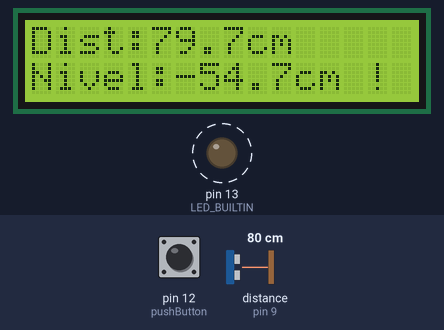
Recording of a sketch running on a simulated Arduino Uno, built with avr-gcc and run on an emulated ATmega328P. Parts: 16×2 character LCD, output pins drawn as LEDs (lit = HIGH). Wiring (inferred from the names in the program): ultrasonic range finder: trigger pin 10; echo pin 9. Dashed ring = blinking. The inputs (shaded band) are chosen by the test bench; at power-on: distance to the obstacle (sensor on pin 9) 80 cm, pin 12 (pushButton) LOW. The echo pulse lasts 58.3 µs per cm; pins used as bus, display or sensor lines are not drawn; what the sketch prints to the serial monitor is not drawn.

Above: at 7.3 s.
7.4 s: distance to the obstacle (sensor on pin 9) set to 28 cm
At 7.71 s:
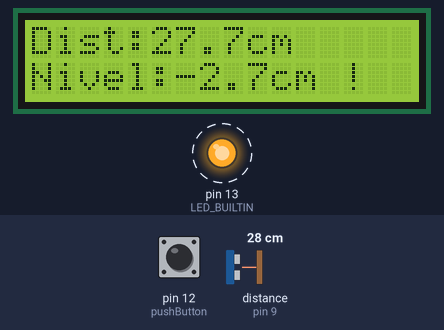
10.9 s: distance to the obstacle (sensor on pin 9) set to 23 cm
At 12.5 s:
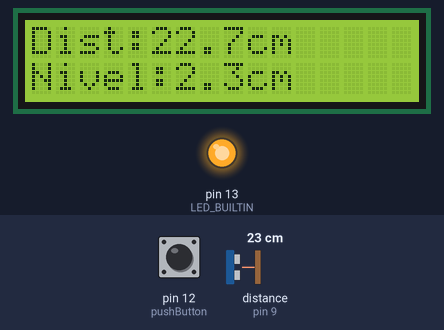
12.8 s: pin 12 (pushButton) pulled HIGH for 0.45 s
At 14.0 s:
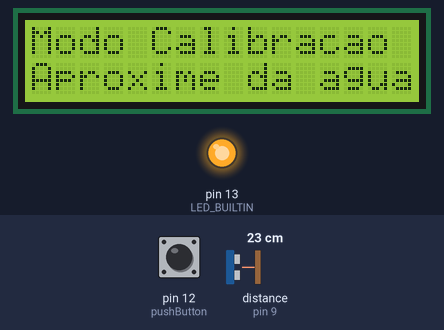
16.1 s: pin 12 (pushButton) pulled HIGH for 3.2 s
At 16.4 s:
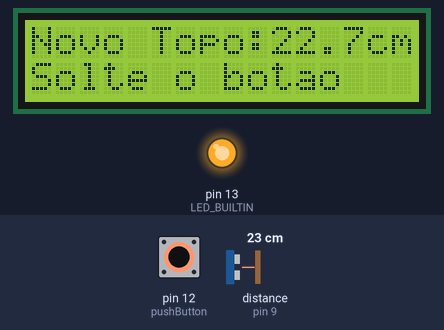
21.0 s: distance to the obstacle (sensor on pin 9) set to 21 cm
At 21.6 s:
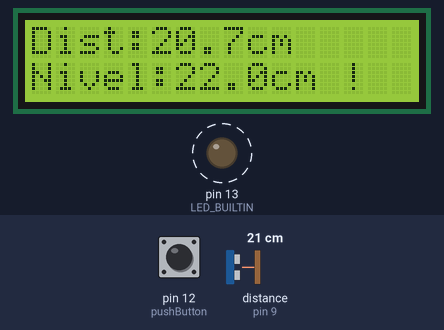
22.7 s: pin 12 (pushButton) pulled HIGH for 1 s
At 25.8 s:
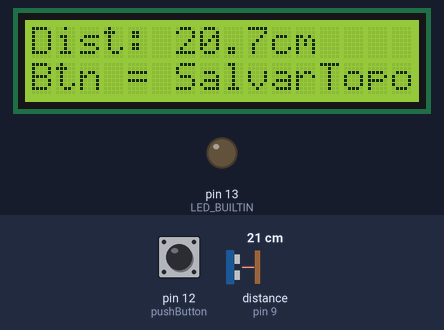
Timing chart, 0 to 27.3 s (numbered marks = the images above; inputs shaded):
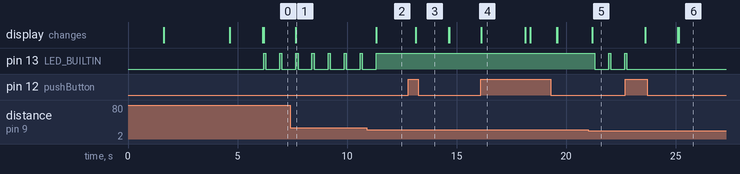

The sketch:

projectFLowMeter_v3.1.ino
```cpp
#include <Wire.h>
#include <LiquidCrystal_I2C.h>

#define ECHO 9
#define TRIGGER 10
#define TEMPO_AMOSTRAGEM 500
#define PULSO_TRIGGER 1
#define pushButton 12

int duracaoPulso;
float distancia;
float nivelDaAgua;
bool fora;
bool calibrando = false;

// Valor inicial (pode ser recalibrado)
float DISTANCIA_TOPO = 5;
const int ALTURA_MAXIMA = 20;

// LCD
LiquidCrystal_I2C lcd(0x27, 16, 2);

void setup() {
    pinMode(TRIGGER, OUTPUT);
    pinMode(ECHO, INPUT);
    pinMode(LED_BUILTIN, OUTPUT);
    pinMode(pushButton, INPUT);

    Serial.begin(9600);

    lcd.init();
    lcd.backlight();

    lcd.setCursor(0, 0);
    lcd.print("Ind. de Nivel");
    lcd.setCursor(0, 1);
    lcd.print("Ultrassonico LI");
    delay(1500);
    lcd.clear();

    lcd.setCursor(0, 0);
    lcd.print("(!) indica valor");
    lcd.setCursor(0, 1);
    lcd.print("fora do Span");
    delay(3000);
    lcd.clear();

    lcd.setCursor(0, 0);
    lcd.print("Ind. de Nivel");
    lcd.setCursor(0, 1);
    lcd.print("Iniciando...");
    delay(1500);
    lcd.clear();
}

void loop() {

    // Pressionou o botão → entra ou sai do modo de calibração
    Serial.println(digitalRead(pushButton));
    if (digitalRead(pushButton) == HIGH) {
        delay(200); // debounce
        calibrando = !calibrando;
        lcd.clear();

        if (calibrando) {
            lcd.setCursor(0, 0);
            lcd.print("Modo Calibracao");
            lcd.setCursor(0, 1);
            lcd.print("Aproxime da agua");
            delay(1500);
            lcd.clear();
        } else {
            lcd.setCursor(0, 0);
            lcd.print("Calibracao OK");
            lcd.setCursor(0, 1);
            lcd.print("Voltando...");
            delay(1200);
            lcd.clear();
        }
    }

    // ---- MODO CALIBRACAO ----
    if (calibrando) {
        modoCalibracao();
        return; // Não roda o modo normal
    }

    // ---- MODO NORMAL ----
    medirDistancia();
    atualizarLCD();
    controlarLED();
    delay(TEMPO_AMOSTRAGEM);
}


// =============================================================
// ==================== FUNÇÃO DE CALIBRAÇÃO ===================
// =============================================================

void modoCalibracao() {

    medirDistancia();

    lcd.setCursor(0, 0);
    lcd.print("Dist: ");
    lcd.print(distancia, 1);
    lcd.print("cm    ");

    lcd.setCursor(0, 1);
    lcd.print("Btn = SalvarTopo");

    // Se apertar o botão → salva como nova DISTANCIA_TOPO
    if (digitalRead(pushButton) == HIGH) {
        DISTANCIA_TOPO = distancia;
        lcd.clear();
        lcd.setCursor(0, 0);
        lcd.print("Novo Topo:");
        lcd.print(DISTANCIA_TOPO, 1);
        lcd.print("cm");

        lcd.setCursor(0, 1);
        lcd.print("Solte o botao");
        delay(2000);
        lcd.clear();
    }
}


// =============================================================
// ================= FUNÇÕES DE MEDIÇÃO / LCD ==================
// =============================================================

void medirDistancia() {

    // Trigger
    digitalWrite(TRIGGER, LOW);
    delayMicroseconds(2);
    digitalWrite(TRIGGER, HIGH);
    delay(PULSO_TRIGGER);
    digitalWrite(TRIGGER, LOW);

    duracaoPulso = pulseIn(ECHO, HIGH, 30000);

    if (duracaoPulso == 0) {
        distancia = 0;
        nivelDaAgua = 0;
        fora = true;
        return;
    }

    distancia = 0.01716 * duracaoPulso;
    float distanciaAteAgua = distancia - DISTANCIA_TOPO;
    nivelDaAgua = ALTURA_MAXIMA - distanciaAteAgua;

    if (nivelDaAgua < 0 || nivelDaAgua > ALTURA_MAXIMA) {
        fora = true;
    } else {
        fora = false;
    }
}

void atualizarLCD() {
    lcd.setCursor(0, 0);
    lcd.print("Dist:");
    lcd.print(distancia, 1);
    lcd.print("cm   ");

    lcd.setCursor(0, 1);
    lcd.print("Nivel:");
    lcd.print(nivelDaAgua, 1);
    lcd.print("cm ");
    Serial.println(nivelDaAgua);

    if (fora) lcd.print("!   ");
    else lcd.print("    ");
}

void controlarLED() {
    if (fora) {
        digitalWrite(LED_BUILTIN, HIGH);
        delay(100);
        digitalWrite(LED_BUILTIN, LOW);
        delay(100);
    } else {
        digitalWrite(LED_BUILTIN, HIGH);
    }
}
```

Measured:
- the behaviour switches between 26 and 25 cm on distance to the obstacle (sensor on pin 9) (found by bisection; images 1 and 2)
- the behaviour switches between 23 and 22 cm on distance to the obstacle (sensor on pin 9) (found by bisection; images 4 and 5)
- after the input at 7.4 s, the display: changes after 0.26 s (image 1)
- after the input at 10.9 s, pin 13 (LED_BUILTIN): goes on until 11.3 s, then stays HIGH; the display: changes after 0.43 s (image 2)
- after the input at 12.8 s, the display: changes after 0.33 s (image 3)
- after the input at 16.1 s, the display: changes at once (image 4)
- after the input at 21.0 s, pin 13 (LED_BUILTIN): alternates HIGH for 0.10 s and LOW for 0.63 s, starting after 0.30 s; the display: changes after 0.20 s (image 5)
- after the input at 22.7 s, pin 13 (LED_BUILTIN): goes on until 22.8 s, then stays LOW; the display: first changes after 0.90 s (image 6 shows a later state)
